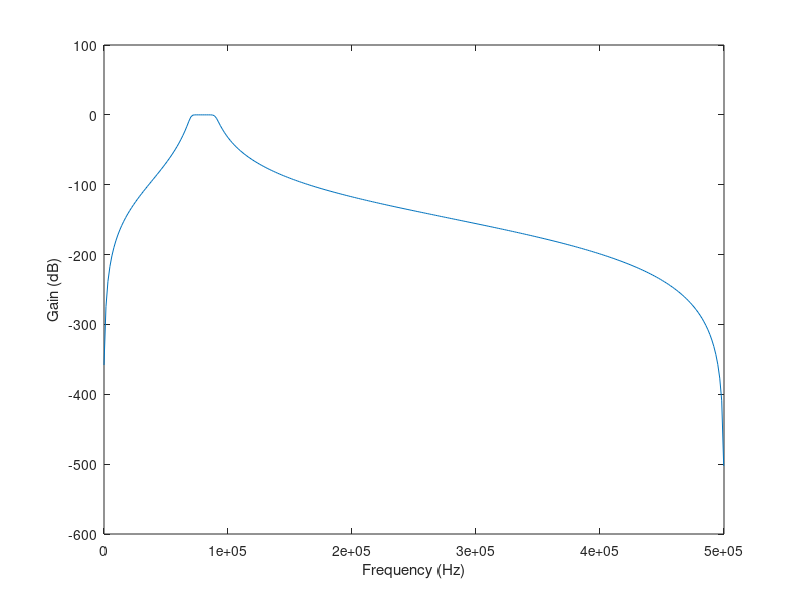

The MATLAB source for this figure:
%mducng/SoC/D2/G2touch
clc;
clear;
close all;
%%%%%%%%%%%%%%%%%%%%%%%%%%%%%%%%%%%%%%%%%%%%%%%%%%%%%%%%%%%%%%%%%%%%%%%%%%%
% filter bandpass design
Fs                      = 1000000;                     % sampling frequency (Hz)
wp                      = 70000;                       % passband frequency
ws                      = 90000;                       % stopband frequency
n                       = 6;                           % filter order = 2*n = 12
w1                      = (2*wp)/Fs;
w2                      = (2*ws)/Fs;
wn                      = [w1,w2];
[b, a]                  = butter(n,wn,'bandpass');
%%%%%%%%%%%%%%%%%%%%%%%%%%%%%%%%%%%%%%%%%%%%%%%%%%%%%%%%%%%%%%%%%%%%%%%%%%%
w                       = 0:0.01:pi;
[h, om]                 = freqz(b, a, w);
m                       = 20*log10(abs(h));
%%%%%%%%%%%%%%%%%%%%%%%%%%%%%%%%%%%%%%%%%%%%%%%%%%%%%%%%%%%%%%%%%%%%%%%%%%%
% plot magnitude response of designed filter:
figure(1); 
plot(om/pi*(Fs/2), m);
ylabel('Gain (dB)');
xlabel('Frequency (Hz)');